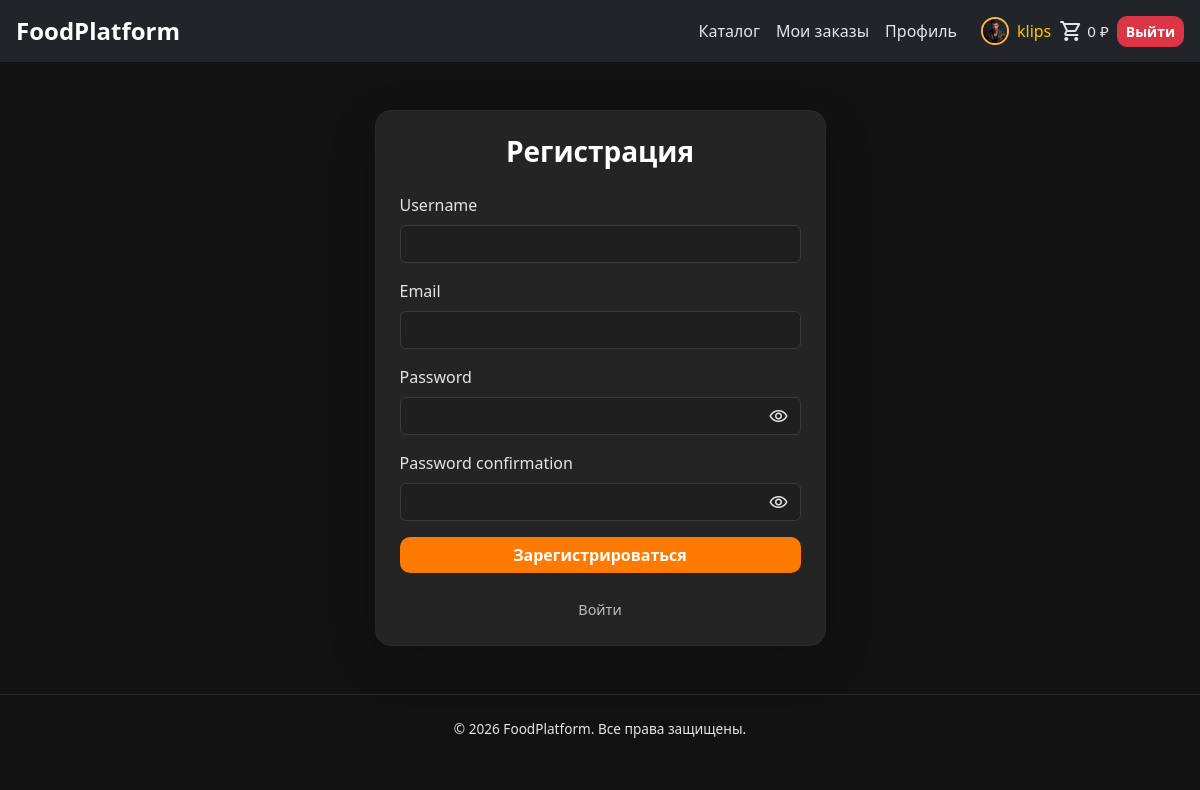
The page /users/register/ (signed in) on the database its author committed.
### users/models.py (models this page shows)
class User(AbstractUser):
    first_name = models.CharField("Имя", max_length=150, blank=True)
    last_name = models.CharField("Фамилия", max_length=150, blank=True)
    phone = models.CharField("Телефон", max_length=20, blank=True)
    birth_date = models.DateField(
        "Дата рождения",
        null=True,
        blank=True
    )
    gender = models.CharField(
        "Пол",
        max_length=10,
        choices=[
            ("male", "Мужской"),
            ("female", "Женский")
        ],
        blank=True
    )
    avatar = models.ImageField(
        "Аватар",
        upload_to="avatars/",
        blank=True,
    )
    GENDER_AVATAR_MAP = {
        "male": "img/avatars/default_male.png",
        "female": "img/avatars/default_female.png",
    }
    DEFAULT_AVATAR = "img/avatars/default_neutral.png"
    def get_avatar_url(self):
        if self.avatar:
            return self.avatar.url
        return static(self.GENDER_AVATAR_MAP.get(self.gender, self.DEFAULT_AVATAR))
    class Meta:
        verbose_name = "пользователь"
        verbose_name_plural = "пользователи"

### users/views.py (the view)
# urls.py: path('register/', views.register, name='register'),
def register(request):
    if request.method == 'POST':
        form = UserRegisterForm(request.POST)
        if form.is_valid():
            form.save()
            return redirect('users:login')
    else:
        form = UserRegisterForm()
    return render(request, 'users/register.html', {'form': form})

### users/forms.py
class UserRegisterForm(BootstrapFormMixin, UserCreationForm):
    email = forms.EmailField(required=False)
    class Meta:
        model = User
        fields = ('username', 'email', 'password1', 'password2')
    def __init__(self, *args, **kwargs):
        super().__init__(*args, **kwargs)
        for field in self.fields.values():
            field.widget.attrs.update({
                "class": "form-control"
            })

### food_platform/form_mixins.py (called while the page is built)
    def _apply_bootstrap_field_classes(self):
        if self.is_bound:
            _ = self.errors
        for name, field in self.fields.items():
            attrs = field.widget.attrs
            classes = attrs.get("class", "").split()
            if self.base_input_class and self.base_input_class not in classes:
                classes.append(self.base_input_class)
            if self.is_bound and self.errors.get(name):
                if self.error_input_class not in classes:
                    classes.append(self.error_input_class)
            attrs["class"] = " ".join(filter(None, classes))

### products/context_processors.py (called while the page is built, shortened)
def cart_total(request):
    if request.user.is_authenticated:
        baskets = Basket.objects.filter(user=request.user).select_related('product')
        total = sum(item.sum() for item in baskets)
        count = sum(item.quantity for item in baskets)
        return {"cart_total": total, "cart_count": count}

### users/templates/users/register.html (shortened to what this page needs)
{% extends "products/base.html" %}
{% block content %}
<div class="row justify-content-center mt-5">
    <div class="col-md-5">
        <div class="card shadow-lg p-4 card-login">
            <h3 class="text-center mb-4">Регистрация</h3>
            <form method="post" action="{% url 'users:register' %}" class="login-form">
                <div class="mb-3">
                    <label for="{{ form.username.id_for_label }}" class="form-label">{{ form.username.label }}</label>
                    {{ form.username }}
                </div>
                <div class="mb-3">
                    <label for="{{ form.email.id_for_label }}" class="form-label">{{ form.email.label }}</label>
                    {{ form.email }}
                </div>
                <div class="mb-3">
                    <label for="{{ form.password1.id_for_label }}" class="form-label">{{ form.password1.label }}</label>
                    <div class="password-input-wrap position-relative">
                        {{ form.password1 }}
                        <button type="button" class="password-toggle-btn" data-password-input="password1" aria-label="Показать пароль" title="Показать пароль">
                            <span class="icon-eye material-symbols-outlined md-20" aria-hidden="true">visibility</span>
                        </button>
                    </div>
                </div>
                <div class="mb-3">
                    <label for="{{ form.password2.id_for_label }}" class="form-label">{{ form.password2.label }}</label>
                    <div class="password-input-wrap position-relative">
                        {{ form.password2 }}
                        <button type="button" class="password-toggle-btn" data-password-input="password2" aria-label="Показать пароль" title="Показать пароль">
                            <span class="icon-eye material-symbols-outlined md-20" aria-hidden="true">visibility</span>
                        </button>
                    </div>
                </div>
                <button type="submit" class="btn btn-success w-100 mb-2">Зарегистрироваться</button>
            </form>
            <div class="text-center mt-3">
                <a href="{% url 'users:login' %}" class="login-link">Войти</a>
            </div>
        </div>
    </div>
</div>
{% endblock %}

### products/templates/products/base.html (shortened to what this page needs)
{% load static %}
<!DOCTYPE html>
<html lang="ru">
<head>
    <link href="https://cdn.jsdelivr.net/npm/bootstrap@5.3.3/dist/css/bootstrap.min.css" rel="stylesheet">
    <link rel="stylesheet" href="{% static 'css/style.css' %}">
</head>
<body>
<nav class="navbar navbar-expand-lg navbar-dark bg-dark sticky-top">
    <div class="container-fluid px-3">
        <a class="navbar-brand fw-semibold fs-4" href="{% url 'index' %}">FoodPlatform</a>
        <div class="d-none d-lg-flex flex-grow-1 justify-content-end" id="navbarMain">
            <ul class="navbar-nav ms-auto align-items-center">
                <li class="nav-item"><a class="nav-link{% if request.resolver_match.url_name == 'index' or request.resolver_match.url_name == 'category' %} active{% endif %}" href="{% url 'index' %}">Каталог</a></li>
                <li class="nav-item"><a class="nav-link{% if request.resolver_match.url_name == 'orders' %} active{% endif %}" href="{% url 'orders' %}">Мои заказы</a></li>
                {% if user.is_authenticated %}
                    <li class="nav-item"><a class="nav-link{% if request.resolver_match.url_name == 'profile' %} active{% endif %}" href="{% url 'users:profile' %}">Профиль</a></li>
                    <li class="nav-item ms-3 d-flex align-items-center">
                        <img src="{{ user.get_avatar_url }}" alt="" class="profile-avatar-nav me-2">
                        <span class="text-warning">{{ user.username }}</span>
                    </li>
                    <li class="nav-item ms-2">
                        <a href="{% url 'basket' %}"
                           class="navbar-cart d-flex align-items-center text-decoration-none text-white"
                           title="Корзина">
                            <span class="material-symbols-outlined md-24">shopping_cart</span>
                            <span class="navbar-cart__total ms-1">{{ cart_total|floatformat:0 }} ₽</span>
                        </a>
                    </li>
                    <li class="nav-item ms-2">
                        <form method="post" action="{% url 'users:logout' %}" class="d-inline">{% csrf_token %}
                            <button type="submit" class="btn btn-sm btn-danger">Выйти</button>
                        </form>
                    </li>
                {% endif %}
            </ul>
        </div>
    </div>
</nav>
<main class="container mt-4">
    {% block content %}
    {% endblock %}
</main>
<footer class="site-footer text-center">
    <span>&copy; {% now "Y" %} FoodPlatform. Все права защищены.</span>
</footer>
</body>
</html>

### static/css/style.css (style rules this page uses)
body { font-family: "Segoe UI", Arial, sans-serif; margin: 0; min-height: 100vh; background-color: #121212; color: #e5e5e5; }
.material-symbols-outlined { font-variation-settings: "opsz" 24, "wght" 400, "FILL" 0, "GRAD" 0; vertical-align: middle; user-select: none; }
.material-symbols-outlined.md-20 { font-variation-settings: "opsz" 20; }
.material-symbols-outlined.md-24 { font-variation-settings: "opsz" 24; }
.nav-link { color: #e5e5e5 !important; }
.navbar-brand { color: #ffffff !important; }
.navbar-cart { color: #e5e5e5; font-size: 0.95rem; font-weight: 500; }
.navbar-cart .material-symbols-outlined { font-variation-settings: "opsz" 24, "FILL" 0, "wght" 400, "GRAD" 0; }
.navbar-cart__total { white-space: nowrap; }
h1, h2, h3, h4, h5, h6 { font-weight: 700; color: #ffffff; margin-bottom: 25px; }
p, span, label, li, td, th { color: #e5e5e5; }
a { text-decoration: none; }
.row { row-gap: 0; }
.card { border: 1px solid #2a2a2a; border-radius: 16px; background: #242424; color: #ffffff; transition: 0.25s ease; overflow: hidden; }
.btn { border-radius: 10px; font-weight: 600; }
.btn-success { background: #ff7a00; border: none; color: #fff; }
.btn-warning, .btn-danger { color: #fff; }
.form-control, .form-select { background-color: #1f1f1f; border: 1px solid #3a3a3a; color: #ffffff; }
.form-label { color: #e5e5e5; }
.card-login { max-width: 100%; }
.login-form .form-control { width: 100%; box-sizing: border-box; }
.password-input-wrap .form-control { padding-right: 2.75rem; }
.password-toggle-btn { position: absolute; top: 50%; right: 0.5rem; transform: translateY(-50%); background: none; border: none; padding: 0.25rem; cursor: pointer; color: #bdbdbd; line-height: 0; }
.password-toggle-btn .material-symbols-outlined { display: block; font-size: 1.25rem; }
.login-link { color: #bdbdbd; text-decoration: none; font-size: 0.9rem; }
.site-footer { padding: 1.5rem 0; margin-top: 3rem; border-top: 1px solid #2a2a2a; color: #757575; font-size: 0.85rem; }
.profile-avatar-nav { width: 28px; height: 28px; object-fit: cover; border-radius: 50%; border: 2px solid #ffb347; }

### rows shown on the page
User: get_avatar_url (picture), username "klips"

### other values the page prints
{{ cart_total|floatformat:0 }} "0"
